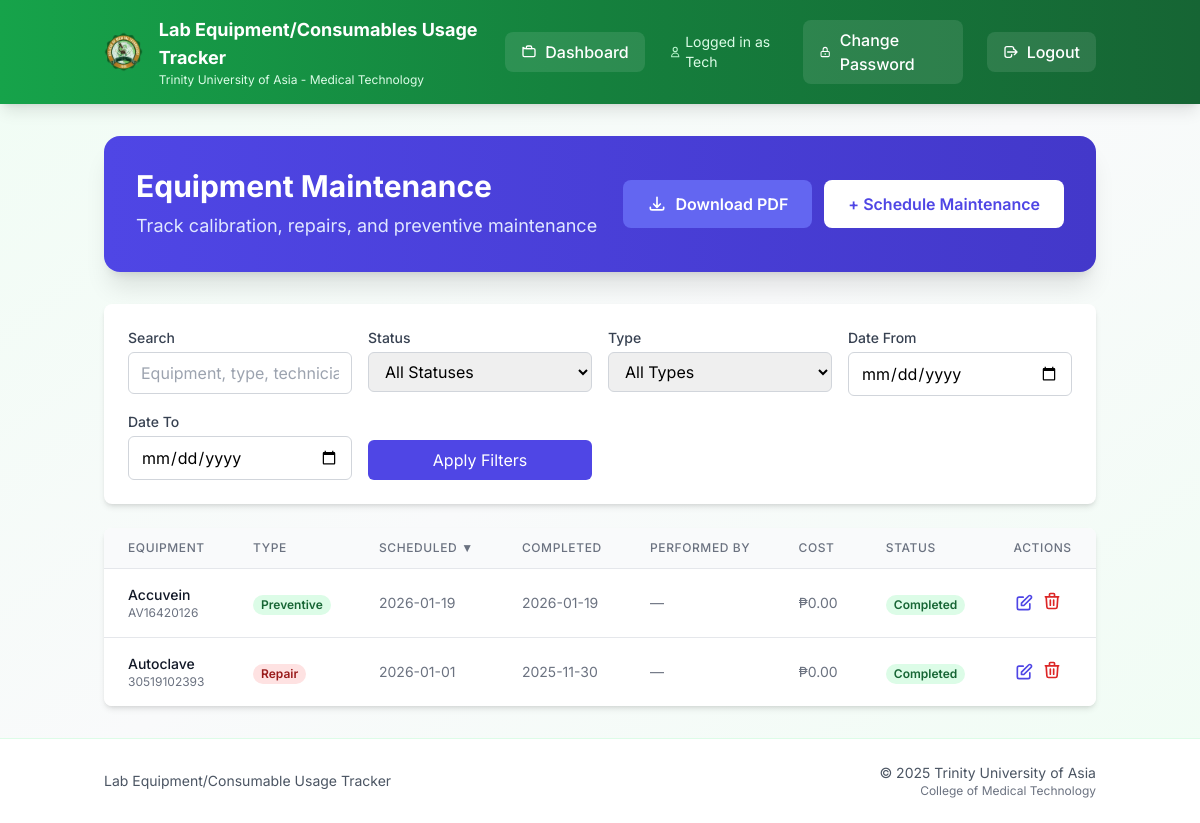
Screenshot of /maintenance (signed in) with the database file from the repository.
### models.py (models this page shows)
class EquipmentMaintenance(db.Model):
    id = db.Column(db.Integer, primary_key=True)
    equipment_id = db.Column(db.Integer, db.ForeignKey('equipment.id'), nullable=False)
    maintenance_type = db.Column(db.String(50), nullable=False)  # 'calibration', 'repair', 'preventive', 'inspection'
    scheduled_date = db.Column(db.Date, nullable=False)
    completed_date = db.Column(db.Date, nullable=True)
    performed_by = db.Column(db.String(200), nullable=True)  # Technician/vendor name
    notes = db.Column(db.Text, nullable=True)
    cost = db.Column(db.Float, nullable=True, default=0.0)
    status = db.Column(db.String(20), nullable=False, default='scheduled')  # 'scheduled', 'completed', 'overdue'
    created_by = db.Column(db.Integer, db.ForeignKey('user.id'), nullable=False)
    created_at = db.Column(db.DateTime, default=db.func.current_timestamp())
    equipment = db.relationship('Equipment', backref='maintenance_records')
    creator = db.relationship('User', backref='maintenance_created')

class Equipment(db.Model):
    id = db.Column(db.Integer, primary_key=True)
    description = db.Column(db.String(200), nullable=False)
    qty = db.Column(db.Integer)
    date_purchased = db.Column(db.String(20))
    serial_number = db.Column(db.String(100))
    brand_name = db.Column(db.String(100))
    model = db.Column(db.String(100))
    remarks = db.Column(db.String(100))
    location = db.Column(db.String(200))
    barcode = db.Column(db.String(50), nullable=True)  # Barcode for quick scanning

### app.py (the view, shortened to what this page needs)
@app.route('/maintenance')
def maintenance():
    if session.get('role') not in ['admin', 'tech']:
        return redirect(url_for('dashboard'))
    from datetime import date
    q = request.args.get('q', '').strip()
    sort = request.args.get('sort', 'scheduled_date')
    direction = request.args.get('dir', 'desc').lower()
    direction = 'desc' if direction == 'desc' else 'asc'
    status_filter = request.args.get('status', 'all')  # all, scheduled, completed, overdue
    type_filter = request.args.get('type', 'all')  # all, calibration, repair, preventive, inspection
    date_from = request.args.get('date_from', '').strip()
    date_to = request.args.get('date_to', '').strip()
    sortable_fields = {
        'equipment', 'maintenance_type', 'scheduled_date', 'completed_date',
        'performed_by', 'cost', 'status', 'created_at'
    }
    if sort not in sortable_fields:
        sort = 'scheduled_date'
    query = EquipmentMaintenance.query.outerjoin(Equipment)
    if status_filter != 'all':
        query = query.filter(EquipmentMaintenance.status == status_filter)
    if type_filter != 'all':
        query = query.filter(EquipmentMaintenance.maintenance_type == type_filter)
    if date_from:
        query = query.filter(EquipmentMaintenance.scheduled_date >= date_from)
    if date_to:
        query = query.filter(EquipmentMaintenance.scheduled_date <= date_to)
    if sort == 'equipment':
        sort_col = Equipment.description
    else:
        sort_col = getattr(EquipmentMaintenance, sort)
    query = query.order_by(sort_col.desc() if direction == 'desc' else sort_col.asc())
    records = query.all()
    today = date.today()
    for record in records:
        if record.status == 'scheduled' and record.scheduled_date < today:
            record.status = 'overdue'
    db.session.commit()
    return render_template('maintenance.html',
                         records=records,
                         q=q,
                         sort=sort,
                         dir=direction,
                         status_filter=status_filter,
                         type_filter=type_filter,
                         date_from=date_from,
                         date_to=date_to)

### templates/maintenance.html (shortened to what this page needs)
{% extends "base.html" %}
{% block content %}
<div class="bg-gradient-to-r from-indigo-600 to-indigo-700 rounded-2xl shadow-xl text-white p-8 mb-8">
  <div class="flex items-center justify-between flex-wrap gap-4">
    <div>
      <h1 class="text-3xl font-bold mb-2">Equipment Maintenance</h1>
      <p class="text-indigo-100 text-lg">Track calibration, repairs, and preventive maintenance</p>
    </div>
    <div class="flex items-center gap-3">
      <a href="{{ url_for('export_maintenance_pdf', q=q, status=status_filter, type=type_filter, date_from=date_from, date_to=date_to, sort=sort, dir=dir) }}"
        class="bg-indigo-500 text-white px-6 py-3 rounded-lg font-semibold hover:bg-indigo-400 transition flex items-center gap-2">
        <svg class="h-5 w-5" fill="none" stroke="currentColor" viewBox="0 0 24 24">
          <path stroke-linecap="round" stroke-linejoin="round" stroke-width="2"
            d="M4 16v1a2 2 0 002 2h12a2 2 0 002-2v-1m-4-4l-4 4m0 0l-4-4m4 4V4" />
        </svg>
        Download PDF
      </a>
      {% if session.role in ['admin', 'tech'] %}
      <a href="{{ url_for('add_maintenance') }}"
        class="bg-white text-indigo-600 px-6 py-3 rounded-lg font-semibold hover:bg-indigo-50 transition">
        + Schedule Maintenance
      </a>
      {% endif %}
    </div>
  </div>
</div>
<div class="bg-white rounded-lg shadow-md p-6 mb-6">
  <form method="GET" action="{{ url_for('maintenance') }}" class="grid grid-cols-1 md:grid-cols-4 gap-4">
    <div>
      <label class="block text-sm font-medium text-gray-700 mb-1">Search</label>
      <input type="text" name="q" value="{{ q }}" placeholder="Equipment, type, technician..."
        class="w-full px-3 py-2 border border-gray-300 rounded-md focus:ring-indigo-500 focus:border-indigo-500">
    </div>
    <div>
      <label class="block text-sm font-medium text-gray-700 mb-1">Status</label>
      <select name="status"
        class="w-full px-3 py-2 border border-gray-300 rounded-md focus:ring-indigo-500 focus:border-indigo-500">
        <option value="all" {% if status_filter=='all' %}selected{% endif %}>All Statuses</option>
      </select>
    </div>
    <div>
      <label class="block text-sm font-medium text-gray-700 mb-1">Type</label>
      <select name="type"
        class="w-full px-3 py-2 border border-gray-300 rounded-md focus:ring-indigo-500 focus:border-indigo-500">
        <option value="all" {% if type_filter=='all' %}selected{% endif %}>All Types</option>
      </select>
    </div>
    <div>
      <label class="block text-sm font-medium text-gray-700 mb-1">Date From</label>
      <input type="date" name="date_from" value="{{ date_from }}"
        class="w-full px-3 py-2 border border-gray-300 rounded-md focus:ring-indigo-500 focus:border-indigo-500">
    </div>
    <div>
      <label class="block text-sm font-medium text-gray-700 mb-1">Date To</label>
      <input type="date" name="date_to" value="{{ date_to }}"
        class="w-full px-3 py-2 border border-gray-300 rounded-md focus:ring-indigo-500 focus:border-indigo-500">
    </div>
    <div class="flex items-end">
      <button type="submit" class="w-full bg-indigo-600 text-white px-4 py-2 rounded-md hover:bg-indigo-700 transition">
        Apply Filters
      </button>
    </div>
  </form>
</div>
<div class="bg-white rounded-lg shadow-md overflow-hidden">
  <div class="overflow-x-auto">
    <table class="min-w-full divide-y divide-gray-200">
      <thead class="bg-gray-50">
        <tr>
          <th class="px-6 py-3 text-left text-xs font-medium text-gray-500 uppercase tracking-wider">
            <a href="?sort=equipment&dir={% if sort == 'equipment' and dir == 'asc' %}desc{% else %}asc{% endif %}&q={{ q }}&status={{ status_filter }}&type={{ type_filter }}&date_from={{ date_from }}&date_to={{ date_to }}"
              class="hover:text-gray-700">Equipment </a>
          </th>
          <th class="px-6 py-3 text-left text-xs font-medium text-gray-500 uppercase tracking-wider">
            <a href="?sort=maintenance_type&dir={% if sort == 'maintenance_type' and dir == 'asc' %}desc{% else %}asc{% endif %}&q={{ q }}&status={{ status_filter }}&type={{ type_filter }}&date_from={{ date_from }}&date_to={{ date_to }}"
              class="hover:text-gray-700">Type </a>
          </th>
          <th class="px-6 py-3 text-left text-xs font-medium text-gray-500 uppercase tracking-wider">
            <a href="?sort=scheduled_date&dir={% if sort == 'scheduled_date' and dir == 'asc' %}desc{% else %}asc{% endif %}&q={{ q }}&status={{ status_filter }}&type={{ type_filter }}&date_from={{ date_from }}&date_to={{ date_to }}"
              class="hover:text-gray-700">Scheduled {% if sort == 'scheduled_date' %}{{ '▲' if dir == 'asc' else '▼'
              }}{% endif %}</a>
          </th>
          <th class="px-6 py-3 text-left text-xs font-medium text-gray-500 uppercase tracking-wider">
            <a href="?sort=completed_date&dir={% if sort == 'completed_date' and dir == 'asc' %}desc{% else %}asc{% endif %}&q={{ q }}&status={{ status_filter }}&type={{ type_filter }}&date_from={{ date_from }}&date_to={{ date_to }}"
              class="hover:text-gray-700">Completed </a>
          </th>
          <th class="px-6 py-3 text-left text-xs font-medium text-gray-500 uppercase tracking-wider">
            <a href="?sort=performed_by&dir={% if sort == 'performed_by' and dir == 'asc' %}desc{% else %}asc{% endif %}&q={{ q }}&status={{ status_filter }}&type={{ type_filter }}&date_from={{ date_from }}&date_to={{ date_to }}"
              class="hover:text-gray-700">Performed By </a>
          </th>
          <th class="px-6 py-3 text-left text-xs font-medium text-gray-500 uppercase tracking-wider">
            <a href="?sort=cost&dir={% if sort == 'cost' and dir == 'asc' %}desc{% else %}asc{% endif %}&q={{ q }}&status={{ status_filter }}&type={{ type_filter }}&date_from={{ date_from }}&date_to={{ date_to }}"
              class="hover:text-gray-700">Cost {% if sort == 'cost' %}{{ '▲' if dir == 'asc' else '▼' }}{% endif %}</a>
          </th>
          <th class="px-6 py-3 text-left text-xs font-medium text-gray-500 uppercase tracking-wider">
            <a href="?sort=status&dir={% if sort == 'status' and dir == 'asc' %}desc{% else %}asc{% endif %}&q={{ q }}&status={{ status_filter }}&type={{ type_filter }}&date_from={{ date_from }}&date_to={{ date_to }}"
              class="hover:text-gray-700">Status </a>
          </th>
          <th class="px-6 py-3 text-left text-xs font-medium text-gray-500 uppercase tracking-wider">Actions</th>
        </tr>
      </thead>
      <tbody class="bg-white divide-y divide-gray-200">
        {% if records %}
        {% for record in records %}
        <tr class="hover:bg-gray-50">
          <td class="px-6 py-4 whitespace-nowrap">
            <div class="text-sm font-medium text-gray-900">{{ record.equipment.description if record.equipment else
              'N/A' }}</div>
            <div class="text-xs text-gray-500">{{ record.equipment.serial_number if record.equipment else '' }}</div>
          </td>
          <td class="px-6 py-4 whitespace-nowrap">
            <span class="px-2 inline-flex text-xs leading-5 font-semibold rounded-full
                {% if record.maintenance_type == 'calibration' %}bg-blue-100 text-blue-800
                {% elif record.maintenance_type == 'repair' %}bg-red-100 text-red-800
                {% elif record.maintenance_type == 'preventive' %}bg-green-100 text-green-800
                {% else %}bg-gray-100 text-gray-800{% endif %}">
              {{ record.maintenance_type|title }}
            </span>
          </td>
          <td class="px-6 py-4 whitespace-nowrap text-sm text-gray-500">
            {{ record.scheduled_date.strftime('%Y-%m-%d') }}
          </td>
          <td class="px-6 py-4 whitespace-nowrap text-sm text-gray-500">
            {{ record.completed_date.strftime('%Y-%m-%d') if record.completed_date else '—' }}
          </td>
          <td class="px-6 py-4 whitespace-nowrap text-sm text-gray-500">
            {{ record.performed_by if record.performed_by else '—' }}
          </td>
          <td class="px-6 py-4 whitespace-nowrap text-sm text-gray-500">
            ₱{{ "%.2f"|format(record.cost or 0.0) }}
          </td>
          <td class="px-6 py-4 whitespace-nowrap">
            <span class="px-2 inline-flex text-xs leading-5 font-semibold rounded-full
                {% if record.status == 'completed' %}bg-green-100 text-green-800
                {% elif record.status == 'overdue' %}bg-red-100 text-red-800
                {% else %}bg-yellow-100 text-yellow-800{% endif %}">
              {{ record.status|title }}
            </span>
          </td>
          <td class="px-6 py-4 whitespace-nowrap text-sm font-medium">
            <div class="flex items-center gap-2">
              {% if session.role in ['admin', 'tech'] %}
              <a href="{{ url_for('edit_maintenance', id=record.id) }}" class="text-indigo-600 hover:text-indigo-900"
                title="Edit">
                <svg class="h-5 w-5" fill="none" stroke="currentColor" viewBox="0 0 24 24">
                  <path stroke-linecap="round" stroke-linejoin="round" stroke-width="2"
                    d="M11 5H6a2 2 0 00-2 2v11a2 2 0 002 2h11a2 2 0 002-2v-5m-1.414-9.414a2 2 0 112.828 2.828L11.828 15H9v-2.828l8.586-8.586z" />
                </svg>
              </a>
              <form method="POST" action="{{ url_for('delete_maintenance', id=record.id) }}" class="inline"
                onsubmit="return confirm('Delete this maintenance record?')">
                <button type="submit" class="text-red-600 hover:text-red-900" title="Delete">
                  <svg class="h-5 w-5" fill="none" stroke="currentColor" viewBox="0 0 24 24">
                    <path stroke-linecap="round" stroke-linejoin="round" stroke-width="2"
                      d="M19 7l-.867 12.142A2 2 0 0116.138 21H7.862a2 2 0 01-1.995-1.858L5 7m5 4v6m4-6v6m1-10V4a1 1 0 00-1-1h-4a1 1 0 00-1 1v3M4 7h16" />
                  </svg>
                </button>
              </form>
              {% endif %}
            </div>
          </td>
        </tr>
        {% endfor %}
        {% endif %}
      </tbody>
    </table>
  </div>
</div>
{% endblock %}

### templates/base.html (style rules this page uses)
body { font-family: 'Inter', sans-serif; }
* { transition: all 0.2s ease-in-out; }

### rows the page displays
EquipmentMaintenance: equipment "Accuvein", equipment "AV16420126", maintenance_type "Preventive", scheduled_date "2026-01-19", completed_date "2026-01-19", performed_by "—", cost "0.00", status "Completed"
EquipmentMaintenance: equipment "Autoclave", equipment "30519102393", maintenance_type "Repair", scheduled_date "2026-01-01", completed_date "2025-11-30", performed_by "—", cost "0.00", status "Completed"

### other values shown
{{ session.get('role', 'User').title() }} "Tech"
{{ '▲' if dir == 'asc' else '▼' }} "▼"
